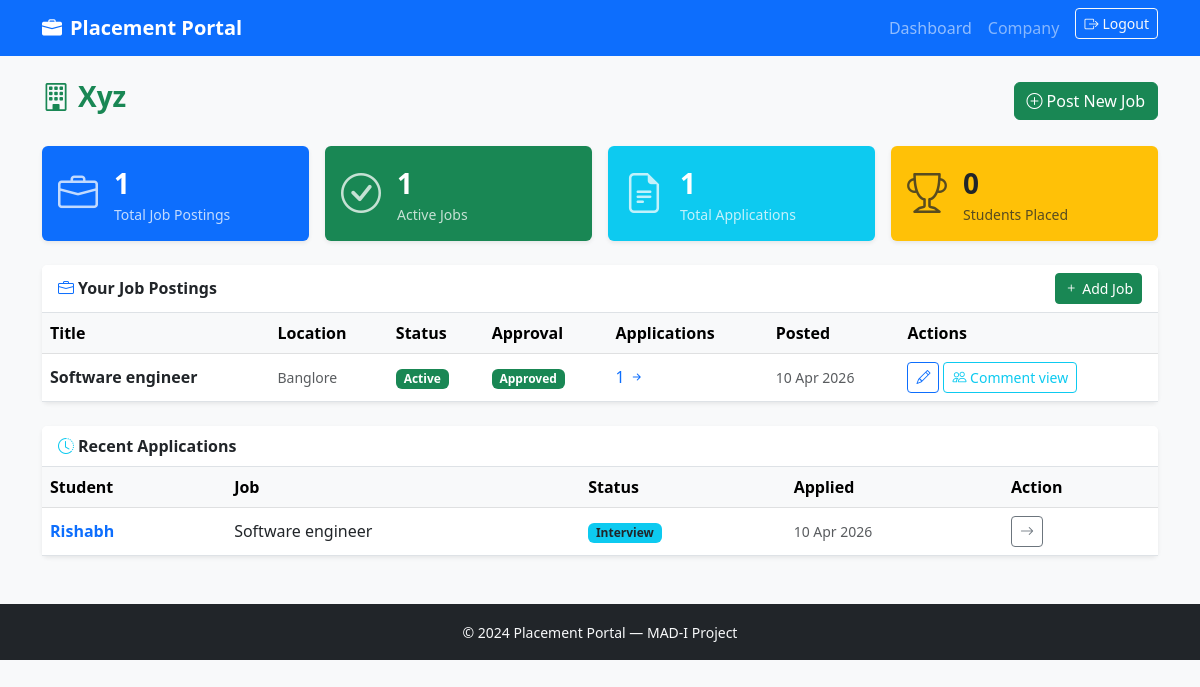
/company/dashboard (signed in), run on the app's committed database.
### models.py (models this page shows, shortened)
class User(UserMixin, db.Model):
    id= db.Column(db.Integer, primary_key=True)
    username= db.Column(db.String(80), unique=True, nullable=False)
    email= db.Column(db.String(120), unique=True, nullable=False)
    password_hash = db.Column(db.String(256))
    role = db.Column(db.String(20))
    active = db.Column(db.Boolean, default=True)
    student_profile = db.relationship('Student', backref='user', uselist=False)
    company_profile = db.relationship('Company', backref='user', uselist=False)
    @property
    def is_active(self):
        return self.active

class Company(db.Model):
    id = db.Column(db.Integer, primary_key=True)
    user_id = db.Column(db.Integer, db.ForeignKey('user.id'), nullable=False)
    name = db.Column(db.String(150))
    industry = db.Column(db.String(100))
    website = db.Column(db.String(250))
    description = db.Column(db.Text)
    location = db.Column(db.String(150))
    approval_status = db.Column(db.String(20), default='pending')
    is_blacklisted  = db.Column(db.Boolean, default=False)
    created_at = db.Column(db.DateTime, default=lambda: datetime.now(timezone.utc), nullable=False)
    jobs = db.relationship('JobPosition', backref='company', lazy='dynamic')

class JobPosition(db.Model):
    id = db.Column(db.Integer, primary_key=True)
    company_id = db.Column(db.Integer, db.ForeignKey('company.id'), nullable=False)
    title = db.Column(db.String(150))
    description = db.Column(db.Text)
    required_skills = db.Column(db.Text)
    experience = db.Column(db.String(100))
    salary_min = db.Column(db.Float)
    salary_max = db.Column(db.Float)
    location = db.Column(db.String(150))
    deadline = db.Column(db.DateTime)
    status = db.Column(db.String(20), default='active')
    is_approved = db.Column(db.Boolean, default=False)
    created_at = db.Column(db.DateTime, default=lambda: datetime.now(timezone.utc), nullable=False)
    applications = db.relationship('Application', backref='job', lazy='dynamic')

class Application(db.Model):
    id = db.Column(db.Integer, primary_key=True)
    student_id = db.Column(db.Integer, db.ForeignKey('student.id'), nullable=False)
    job_id = db.Column(db.Integer, db.ForeignKey('job_position.id'), nullable=False)
    applied_at = db.Column(db.DateTime, default=lambda: datetime.now(timezone.utc))
    status = db.Column(db.String(30), default='applied')
    notes = db.Column(db.Text)
    updated_at = db.Column(db.DateTime, default=lambda: datetime.now(timezone.utc))
    __table_args__ = (
        db.UniqueConstraint('student_id', 'job_id', name='uq_student_job'),
    )

class Student(db.Model):
    id = db.Column(db.Integer, primary_key=True)
    user_id = db.Column(db.Integer, db.ForeignKey('user.id'), nullable=False)
    name = db.Column(db.String(100))
    roll_no = db.Column(db.String(50), unique=True)
    branch = db.Column(db.String(100))
    cgpa = db.Column(db.Float)
    skills = db.Column(db.Text)
    phone = db.Column(db.String(20))
    linkedin = db.Column(db.String(250))
    about = db.Column(db.Text)
    resume_path = db.Column(db.String(250))
    applications  = db.relationship('Application', backref='student', lazy='dynamic')
    notifications = db.relationship('Notification', backref='student', lazy='dynamic')

### routes/company.py (the view)
@company_bp.route('/dashboard')
@login_required
@company_required
def dashboard():
    company = current_user.company_profile
    jobs = company.jobs.order_by(JobPosition.created_at.desc()).all()
    total_apps = sum(j.applications.count() for j in jobs)
    active_jobs = company.jobs.filter_by(status='active').count()
    placed = Application.query.join(JobPosition).filter(
                JobPosition.company_id == company.id,
                Application.status == 'placed'
             ).count()
    recent_apps = Application.query.join(JobPosition).filter(JobPosition.company_id == company.id).order_by(Application.applied_at.desc()).limit(10).all()
    return render_template('company/dashboard.html',company=company,jobs=jobs,total_apps=total_apps,active_jobs=active_jobs,placed=placed,recent_apps=recent_apps)

### models.py (called while the page is built)
@login_manager.user_loader
def load_user(user_id):
    return User.query.get(int(user_id))

### routes/company.py (called while the page is built)
def company_required(f):
    @wraps(f)
    def wrapped(*args, **kwargs):
        if not current_user.is_authenticated:
            return redirect(url_for('auth.login'))
        if current_user.role != 'company':
            flash('Company access required.', 'danger')
            return redirect(url_for('auth.login'))
        company = current_user.company_profile
        if company.approval_status != 'approved':
            flash('Your account is not yet approved by admin.', 'warning')
            return redirect(url_for('auth.login'))
        if company.is_blacklisted:
            flash('Your company has been blacklisted.', 'danger')
            return redirect(url_for('auth.logout'))
        return f(*args, **kwargs)
    return wrapped

### templates/company/dashboard.html (shortened to what this page needs)
{% extends 'base.html' %}
{% block content %}
<div class="d-flex justify-content-between align-items-center mb-4">
  <h3 class="fw-bold text-success">
    <i class="bi bi-building me-2"></i>{{ company.name }}
  </h3>
  <a href="{{ url_for('company.post_job') }}" class="btn btn-success">
    <i class="bi bi-plus-circle me-1"></i>Post New Job
  </a>
</div>
<div class="row g-3 mb-4">
  <div class="col-sm-6 col-xl-3">
    <div class="card border-0 shadow-sm bg-primary text-white">
      <div class="card-body d-flex align-items-center gap-3">
        <i class="bi bi-briefcase fs-1 opacity-75"></i>
        <div>
          <div class="fs-3 fw-bold">{{ jobs|length }}</div>
          <div class="small opacity-75">Total Job Postings</div>
        </div>
      </div>
    </div>
  </div>
  <div class="col-sm-6 col-xl-3">
    <div class="card border-0 shadow-sm bg-success text-white">
      <div class="card-body d-flex align-items-center gap-3">
        <i class="bi bi-check-circle fs-1 opacity-75"></i>
        <div>
          <div class="fs-3 fw-bold">{{ active_jobs }}</div>
          <div class="small opacity-75">Active Jobs</div>
        </div>
      </div>
    </div>
  </div>
  <div class="col-sm-6 col-xl-3">
    <div class="card border-0 shadow-sm bg-info text-white">
      <div class="card-body d-flex align-items-center gap-3">
        <i class="bi bi-file-earmark-text fs-1 opacity-75"></i>
        <div>
          <div class="fs-3 fw-bold">{{ total_apps }}</div>
          <div class="small opacity-75">Total Applications</div>
        </div>
      </div>
    </div>
  </div>
  <div class="col-sm-6 col-xl-3">
    <div class="card border-0 shadow-sm bg-warning text-dark">
      <div class="card-body d-flex align-items-center gap-3">
        <i class="bi bi-trophy fs-1 opacity-75"></i>
        <div>
          <div class="fs-3 fw-bold">{{ placed }}</div>
          <div class="small opacity-75">Students Placed</div>
        </div>
      </div>
    </div>
  </div>
</div>
<div class="card border-0 shadow-sm mb-4">
  <div class="card-header bg-white fw-semibold border-bottom d-flex justify-content-between align-items-center">
    <span><i class="bi bi-briefcase me-1 text-primary"></i>Your Job Postings</span>
    <a href="{{ url_for('company.post_job') }}" class="btn btn-sm btn-success">
      <i class="bi bi-plus me-1"></i>Add Job
    </a>
  </div>
  {% if jobs %}
  <div class="table-responsive">
    <table class="table table-hover align-middle mb-0">
      <thead class="table-light">
        <tr>
          <th>Title</th>
          <th>Location</th>
          <th>Status</th>
          <th>Approval</th>
          <th>Applications</th>
          <th>Posted</th>
          <th>Actions</th>
        </tr>
      </thead>
      <tbody>
        {% for job in jobs %}
        <tr>
          <td class="fw-semibold">{{ job.title }}</td>
          <td class="text-muted small">{{ job.location or '—' }}</td>
          <td>
            <span class="badge {% if job.status == 'active' %}bg-success{% else %}bg-secondary{% endif %}">
              {{ job.status | capitalize }}
            </span>
          </td>
          <td>
            <span class="badge {% if job.is_approved %}bg-success{% else %}bg-warning text-dark{% endif %}">
              {% if job.is_approved %}Approved{% else %}Pending{% endif %}
            </span>
          </td>
          <td>
            <a href="{{ url_for('company.job_applications', job_id=job.id) }}"
               class="text-decoration-none">
              {{ job.applications.count() }} <i class="bi bi-arrow-right-short"></i>
            </a>
          </td>
          <td class="small text-muted">{{ job.created_at.strftime('%d %b %Y') }}</td>
          <td>
            <div class="d-flex gap-1">
              <a href="{{ url_for('company.edit_job', job_id=job.id) }}"
                 class="btn btn-outline-primary btn-sm">
                <i class="bi bi-pencil"></i>
              </a>
              <a href="{{ url_for('company.job_applications', job_id=job.id) }}"
                 class="btn btn-outline-info btn-sm">
                <i class="bi bi-people"></i>
Comment view              </a>
            </div>
          </td>
        </tr>
        {% endfor %}
      </tbody>
    </table>
  </div>
  {% else %}
  <div class="card-body text-center text-muted py-4">
    <i class="bi bi-briefcase display-5"></i>
    <p class="mt-2">No job postings yet. <a href="{{ url_for('company.post_job') }}">Post your first job</a>.</p>
  </div>
  {% endif %}
</div>
<div class="card border-0 shadow-sm">
  <div class="card-header bg-white fw-semibold border-bottom">
    <i class="bi bi-clock-history me-1 text-info"></i>Recent Applications
  </div>
  {% if recent_apps %}
  <div class="table-responsive">
    <table class="table table-hover align-middle mb-0">
      <thead class="table-light">
        <tr>
          <th>Student</th>
          <th>Job</th>
          <th>Status</th>
          <th>Applied</th>
          <th>Action</th>
        </tr>
      </thead>
      <tbody>
        {% for app in recent_apps %}
        <tr>
          <td>
            <a href="{{ url_for('company.student_profile', student_id=app.student_id) }}"
               class="text-decoration-none fw-semibold">
              {{ app.student.name or app.student.user.username }}
            </a>
          </td>
          <td>{{ app.job.title }}</td>
          <td>
            <span class="badge
              {% if app.status == 'placed' %}bg-success
              {% elif app.status == 'shortlisted' %}bg-warning text-dark
              {% elif app.status == 'interview' %}bg-info text-dark
              {% elif app.status == 'rejected' %}bg-danger
              {% else %}bg-secondary{% endif %}">
              {{ app.status | capitalize }}
            </span>
          </td>
          <td class="small text-muted">{{ app.applied_at.strftime('%d %b %Y') }}</td>
          <td>
            <a href="{{ url_for('company.job_applications', job_id=app.job_id) }}"
               class="btn btn-outline-secondary btn-sm">
              <i class="bi bi-arrow-right"></i>
            </a>
          </td>
        </tr>
        {% endfor %}
      </tbody>
    </table>
  </div>
  {% else %}
  <div class="card-body text-center text-muted py-4">
    <p class="mb-0">No applications received yet.</p>
  </div>
  {% endif %}
</div>
{% endblock %}

### templates/base.html (shortened to what this page needs)
<!DOCTYPE html>
<html lang="en">
<head>
  <link href="https://cdn.jsdelivr.net/npm/bootstrap@5.3.0/dist/css/bootstrap.min.css" rel="stylesheet"/>
  <link href="https://cdn.jsdelivr.net/npm/bootstrap-icons@1.11.0/font/bootstrap-icons.css" rel="stylesheet"/>
</head>
<body class="bg-light">
<nav class="navbar navbar-expand-lg navbar-dark bg-primary">
  <div class="container">
    <a class="navbar-brand fw-bold" href="{{ url_for('auth.index') }}">
      <i class="bi bi-briefcase-fill me-2"></i>Placement Portal
    </a>
    <div class="collapse navbar-collapse" id="navbarNav">
      <ul class="navbar-nav ms-auto">
        {% if current_user.is_authenticated %}
          {% if current_user.role == 'admin' %}
            <li class="nav-item">
              <a class="nav-link" href="{{ url_for('admin.dashboard') }}">Dashboard</a>
            </li>
          {% elif current_user.role == 'company' %}
            <li class="nav-item">
              <a class="nav-link" href="{{ url_for('company.dashboard') }}">Dashboard</a>
            </li>
          {% endif %}
          <li class="nav-item">
            <span class="nav-link text-white-50">
              {{ current_user.role | capitalize }}
            </span>
          </li>
          <li class="nav-item">
            <a class="btn btn-outline-light btn-sm ms-2"
               href="{{ url_for('auth.logout') }}">
              <i class="bi bi-box-arrow-right me-1"></i>Logout
            </a>
          </li>
        {% endif %}
      </ul>
    </div>
  </div>
</nav>
<main class="container my-4">
  {% block content %}{% endblock %}
</main>
<footer class="bg-dark text-light text-center py-3 mt-5">
  <small>&copy; 2024 Placement Portal — MAD-I Project</small>
</footer>
</body>
</html>

### data on the page
User: role "Company"
Company: name "Xyz"
JobPosition: title "Software engineer", location "Banglore", status "Active", is_approved "Approved", applications.count "1", created_at "10 Apr 2026"
Application: student "Rishabh", job "Software engineer", status "Interview", applied_at "10 Apr 2026"

### other printed values
{{ jobs|length }} "1"
{{ active_jobs }} "1"
{{ total_apps }} "1"
{{ placed }} "0"
